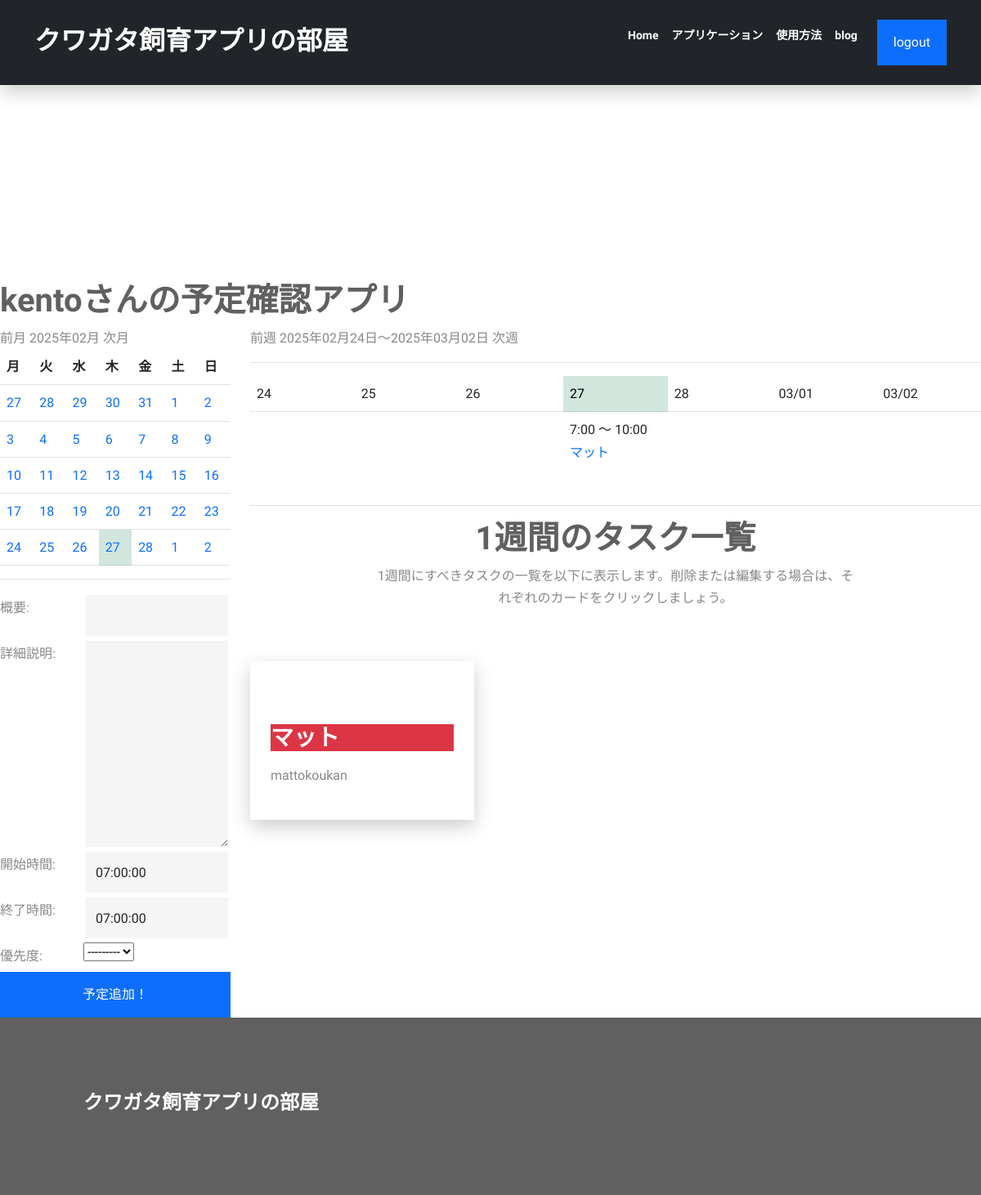
The page /sc/mycalendar/ (signed in) on the database its author committed.
### app/models.py (models this page shows, shortened)
class Schedule(models.Model):
    user = models.ForeignKey(User, on_delete=models.CASCADE,related_name='calendar',null=True)#追加
    summary = models.CharField('概要', max_length=50)
    description = models.TextField('詳細説明', blank=True)
    start_time = models.TimeField('開始時間', default=datetime.time(7, 0, 0))
    end_time = models.TimeField('終了時間', default=datetime.time(7, 0, 0))
    date = models.DateField('日付')
    created_at = models.DateTimeField('作成日', default=timezone.now)
    priority=models.CharField(
        '優先度',
        max_length=50,
        choices=PRIORITY,
    )

### app/views.py (the view, shortened to what this page needs)
# urls.py: path('mycalendar/', login_required(views.MyCalendar.as_view()), name='mycalendar'),
class MyCalendar(mixins.MonthCalendarMixin, mixins.WeekWithScheduleMixin, generic.CreateView):
    template_name = 'mycalendar.html'
    model = Schedule
    date_field = 'date'
    form_class = BS4ScheduleForm
    def get_context_data(self, **kwargs):
        context = super().get_context_data(**kwargs)
        week_calendar_context = self.get_week_calendar()
        month_calendar_context = self.get_month_calendar()
        context.update(week_calendar_context)
        context.update(month_calendar_context)
        return context

### app/forms.py (shortened to what this page needs)
class BS4ScheduleForm(forms.ModelForm):
    class Meta:
        model = Schedule
        fields = ('summary', 'description', 'start_time', 'end_time','priority')
        widgets = {
            'summary': forms.TextInput(attrs={
                'class': 'form-control',
            }),
            'description': forms.Textarea(attrs={
                'class': 'form-control',
            }),
            'start_time': forms.TextInput(attrs={
                'class': 'form-control',
            }),
            'end_time': forms.TextInput(attrs={
                'class': 'form-control',
            }),
        }

### app/mixins.py (called while the page is built)
    def setup_calendar(self):
        self._calendar = calendar.Calendar(self.first_weekday)

    def get_week_names(self):
        week_names = deque(self.week_names)
        week_names.rotate(-self.first_weekday)  # リスト内の要素を右に1つずつ移動...なんてときは、dequeを使うと中々面白いです
        return week_names

    def get_week_days(self):
        month = self.kwargs.get('month')
        year = self.kwargs.get('year')
        day = self.kwargs.get('day')
        if month and year and day:
            date = datetime.date(year=int(year), month=int(month), day=int(day))
        else:
            date = datetime.date.today()
        for week in self._calendar.monthdatescalendar(date.year, date.month):
            if date in week:  # 週ごとに取り出され、中身は全てdatetime.date型。該当の日が含まれていれば、それが今回表示すべき週です
                return week

    def get_week_calendar(self):
        self.setup_calendar()
        days = self.get_week_days()
        first = days[0]
        last = days[-1]
        calendar_data = {
            'now': datetime.date.today(),
            'week_days': days,
            'week_previous': first - datetime.timedelta(days=7),
            'week_next': first + datetime.timedelta(days=7),
            'week_names': self.get_week_names(),
            'week_first': first,
            'week_last': last,
        }
        return calendar_data

    def get_previous_month(self, date):
        if date.month == 1:
            return date.replace(year=date.year-1, month=12, day=1)
        else:
            return date.replace(month=date.month-1, day=1)

    def get_next_month(self, date):
        if date.month == 12:
            return date.replace(year=date.year+1, month=1, day=1)
        else:
            return date.replace(month=date.month+1, day=1)

    def get_month_days(self, date):
        return self._calendar.monthdatescalendar(date.year, date.month)

### templates/mycalendar.html (shortened to what this page needs)
{% extends 'base.html' %}
{% load static %}
{% block title %}{{ user }}さんの予定確認アプリ{% endblock %}
{% block content %}
    <div class="row">
        <div class="col-md-3">
            <a href="{% url 'app:mycalendar' month_previous.year month_previous.month month_previous.day %}" class="link-underline-primary">前月</a>
{{ month_current | date:"Y年m月" }}
<a href="{% url 'app:mycalendar' month_next.year month_next.month month_next.day %}" >次月</a>
<table class="table" style="table-layout: fixed;">
    <thead>
        <tr>
            {% for w in week_names %}
                <th>{{ w }}</th>
            {% endfor %}
        </tr>
    </thead>
    <tbody>
    {% for week in month_days %}
        <tr>
            {% for day in week %}
                {% if now == day %}
                    <td class="table-success">
                {% else %}
                    <td>
                {% endif %}
                <a href="{% url 'app:mycalendar' day.year day.month day.day %}" class="text-primary">{{ day.day }}</a>
                </td>
            {% endfor %}
        </tr>
    {% endfor %}
    </tbody>
</table>
        <hr>
            <form action="" method="POST">
                {% for field in form %}
                    <div class="form-group row">
                        <label for="{{ field.id_for_label }}"
                               class="col-sm-4 col-form-label">{{ field.label_tag }}</label>
                        <div class="col-sm-8">
                            {{ field }}
                        </div>
                    </div>
                {% endfor %}
                <div class="col-md-12 d-grid">
                    <button class="btn btn-primary">予定追加！</button>
                </div>
            </form>
    </div>
    <div class="col-md-9">
        <a href="{% url 'app:mycalendar' week_previous.year week_previous.month  week_previous.day %}">前週</a>
            {{ week_first | date:"Y年m月d日" }}〜{{ week_last | date:"Y年m月d日" }}
        <a href="{% url 'app:mycalendar' week_next.year week_next.month  week_next.day %}">次週</a>
        <hr>
    <table class="table" style="table-layout: fixed;">
        <tbody>
            <tr>
            {% for day in week_days %}
                {% if now == day %}
                    <td class="table-success">
                {% else %}
                    <td>
                {% endif %}
                {% if week_first.month != day.month %}
                    {{ day | date:"m/d" }}
                {% else %}
                    {{ day.day }}
                {% endif %}
            </td>
            {% endfor %}
            </tr>
            <tr>
            {% for schedules in week_day_schedules.values %}
            <td>
                {% for s in schedules %}
                {% if s.user == request.user %}
                    {{ s.start_time }} ～ {{ s.end_time }}
                    <br>
                    <a href="{% url 'app:detail' s.pk %}" class="text-primary">{{ s.summary | linebreaks }}</a>
                    <br>
                    {% endif %}
                {% endfor %}
            </td>
            {% endfor %}
            </tr>
        </tbody>
</table>
<div class="row mb-9 ">
    <div class="col-md-8 mx-auto text-center">
      <h1>1週間のタスク一覧</h1>
      <p>
        1週間にすべきタスクの一覧を以下に表示します。削除または編集する場合は、それぞれのカードをクリックしましょう。
      </p>
    </div>
    <div class="row g-4">
    {% for schedules in week_day_schedules.values %}
    {% for s in schedules %}
    {% if s.user == request.user %}
      <div class="col-md-4">
        <div class="blog-card card-effect">
          <h3 class="mb-0 mt-4 bg-{{ s.priority }} text-white">{{ s.summary | linebreaks }}</h3>
          <p class="bg-{{ s.priority }}"><a href="{% url 'app:detail' s.pk %}">{{ s.description | linebreaks }}</a></p>
        </div>
      </div>
      {% endif %}
      {% endfor %}
      {% endfor %}
    </div>
</div>
    {% endblock %}
    {% block extrajs %}
<link rel="stylesheet" href="https://cdnjs.cloudflare.com/ajax/libs/timedropper/1.0/timedropper.min.css">
{% endblock %}

### static/style.css (style rules this page uses)
:root { --primary: #0d6efd; --dark: #606061; --body: #888; --box-shadow: 0 8px 22px rgba(0, 0, 0, 0.2); }
body { font-family: Sora, "sans-serif"; line-height: 1.7; color: var(--body); }
h1, h2, h4, h3, h5, h6, .display-4 { color: var(--dark); font-weight: 700; }
a { color: var(--body); text-decoration: none; }
.btn { padding: 14px 18px; border-width: 2px; border-radius: 0; }
.card-effect { box-shadow: var(--box-shadow); background-color: #fff; padding: 25px; transition: all 0.35s ease; }
form input.form-control { height: 56px; }
form .form-control { border: transparent; border-style: solid; border-radius: 0; background-color: rgba(0, 0, 0, 0.04); }

### rows shown on the page
Schedule: start_time "7:00", end_time "10:00", summary "マット"

### other values the page prints
{{ user }} "kento"
{{ month_current | date:"Y年m月" }} "2025年02月"
{{ w }} "月" "火" "水" "木" "金" "土" "日"
{{ day.day }} "27" "28" "29" "30" "31" "1" "2" "3" "4" "5" "6" "7" "8" "9" "10" "11" "12" "13" "14" "15" "16" "17" "18" "19" "20" "21" "22" "23" "24" "25" "26" "27" "28" "1" "2"
{{ field.label_tag }} "概要:" "詳細説明:" "開始時間:" "終了時間:" "優先度:"
{{ week_first | date:"Y年m月d日" }} "2025年02月24日"
{{ week_last | date:"Y年m月d日" }} "2025年03月02日"
{{ day.day }} "24" "25" "26" "27" "28"
{{ day | date:"m/d" }} "03/01" "03/02"
